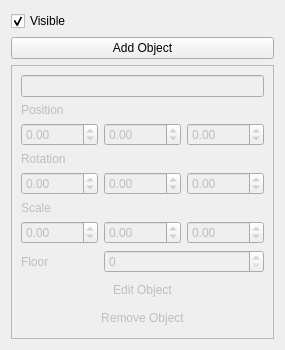
          <widget class="QWidget" name="page_2">
           <property name="geometry">
            <rect>
             <x>0</x>
             <y>0</y>
             <width>285</width>
             <height>323</height>
            </rect>
           </property>
           <attribute name="label">
            <string>Objects</string>
           </attribute>
           <layout class="QVBoxLayout" name="verticalLayout_3">
            <item>
             <widget class="QCheckBox" name="mapObjectVisible">
              <property name="text">
               <string>Visible</string>
              </property>
              <property name="checked">
               <bool>true</bool>
              </property>
             </widget>
            </item>
            <item>
             <widget class="QPushButton" name="mapNewObject">
              <property name="text">
               <string>Add Object</string>
              </property>
              <property name="flat">
               <bool>false</bool>
              </property>
             </widget>
            </item>
            <item>
             <widget class="QFrame" name="objectEditor">
              <property name="enabled">
               <bool>false</bool>
              </property>
              <property name="frameShape">
               <enum>QFrame::StyledPanel</enum>
              </property>
              <property name="frameShadow">
               <enum>QFrame::Raised</enum>
              </property>
              <layout class="QGridLayout" name="gridLayout_6">
               <item row="4" column="2">
                <widget class="QDoubleSpinBox" name="objectRotationZ">
                 <property name="minimum">
                  <double>-360.000000000000000</double>
                 </property>
                 <property name="maximum">
                  <double>360.000000000000000</double>
                 </property>
                </widget>
               </item>
               <item row="4" column="0">
                <widget class="QDoubleSpinBox" name="objectRotationX">
                 <property name="minimum">
                  <double>-360.000000000000000</double>
                 </property>
                 <property name="maximum">
                  <double>360.000000000000000</double>
                 </property>
                </widget>
               </item>
               <item row="6" column="0">
                <widget class="QDoubleSpinBox" name="objectScaleX">
                 <property name="minimum">
                  <double>-99.000000000000000</double>
                 </property>
                </widget>
               </item>
               <item row="8" column="0" colspan="3">
                <widget class="QPushButton" name="objectEdit">
                 <property name="text">
                  <string>Edit Object</string>
                 </property>
                 <property name="flat">
                  <bool>true</bool>
                 </property>
                </widget>
               </item>
               <item row="5" column="0">
                <widget class="QLabel" name="label_5">
                 <property name="text">
                  <string>Scale</string>
                 </property>
                </widget>
               </item>
               <item row="2" column="1">
                <widget class="QDoubleSpinBox" name="objectPosY">
                 <property name="minimum">
                  <double>-9999.000000000000000</double>
                 </property>
                 <property name="maximum">
                  <double>9999.000000000000000</double>
                 </property>
                </widget>
               </item>
               <item row="0" column="0" colspan="3">
                <widget class="QLineEdit" name="objectName">
                 <property name="enabled">
                  <bool>false</bool>
                 </property>
                 <property name="sizePolicy">
                  <sizepolicy hsizetype="Minimum" vsizetype="Fixed">
                   <horstretch>0</horstretch>
                   <verstretch>0</verstretch>
                  </sizepolicy>
                 </property>
                </widget>
               </item>
               <item row="2" column="2">
                <widget class="QDoubleSpinBox" name="objectPosZ">
                 <property name="minimum">
                  <double>-9999.000000000000000</double>
                 </property>
                 <property name="maximum">
                  <double>9999.000000000000000</double>
                 </property>
                </widget>
               </item>
               <item row="3" column="0">
                <widget class="QLabel" name="label_4">
                 <property name="text">
                  <string>Rotation</string>
                 </property>
                </widget>
               </item>
               <item row="2" column="0">
                <widget class="QDoubleSpinBox" name="objectPosX">
                 <property name="minimum">
                  <double>-9999.000000000000000</double>
                 </property>
                 <property name="maximum">
                  <double>9999.000000000000000</double>
                 </property>
                </widget>
               </item>
               <item row="1" column="0">
                <widget class="QLabel" name="label_3">
                 <property name="text">
                  <string>Position</string>
                 </property>
                </widget>
               </item>
               <item row="6" column="1">
                <widget class="QDoubleSpinBox" name="objectScaleY">
                 <property name="minimum">
                  <double>-99.000000000000000</double>
                 </property>
                </widget>
               </item>
               <item row="6" column="2">
                <widget class="QDoubleSpinBox" name="objectScaleZ">
                 <property name="minimum">
                  <double>-99.000000000000000</double>
                 </property>
                </widget>
               </item>
               <item row="4" column="1">
                <widget class="QDoubleSpinBox" name="objectRotationY">
                 <property name="minimum">
                  <double>-360.000000000000000</double>
                 </property>
                 <property name="maximum">
                  <double>360.000000000000000</double>
                 </property>
                </widget>
               </item>
               <item row="9" column="0" colspan="3">
                <widget class="QPushButton" name="objectRemove">
                 <property name="text">
                  <string>Remove Object</string>
                 </property>
                 <property name="flat">
                  <bool>true</bool>
                 </property>
                </widget>
               </item>
               <item row="7" column="0">
                <widget class="QLabel" name="label_10">
                 <property name="text">
                  <string>Floor</string>
                 </property>
                </widget>
               </item>
               <item row="7" column="1" colspan="2">
                <widget class="QSpinBox" name="objectFloor"/>
               </item>
              </layout>
             </widget>
            </item>
            <item>
             <spacer name="verticalSpacer_2">
              <property name="orientation">
               <enum>Qt::Vertical</enum>
              </property>
              <property name="sizeHint" stdset="0">
               <size>
                <width>20</width>
                <height>8</height>
               </size>
              </property>
             </spacer>
            </item>
           </layout>
          </widget>
